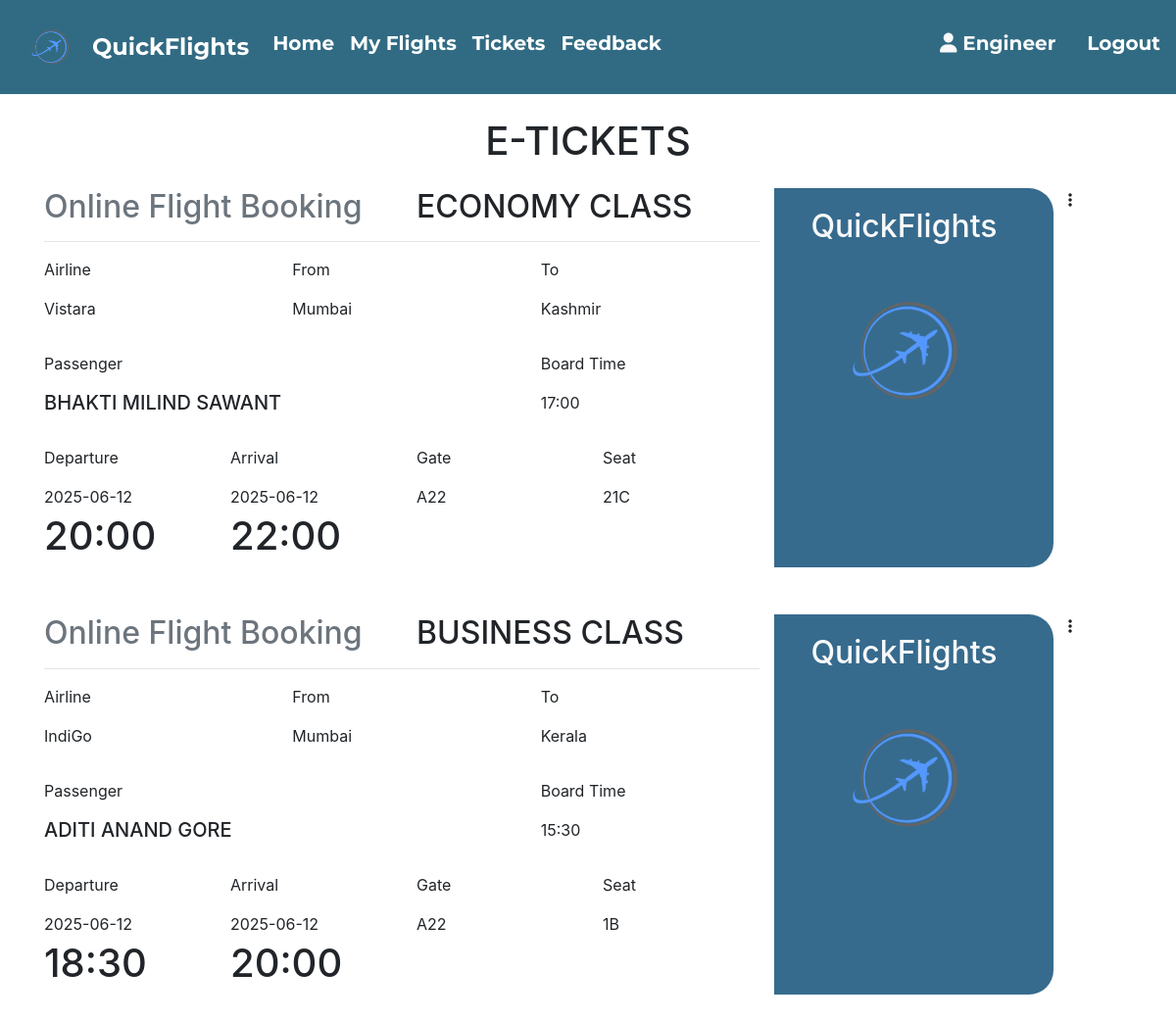
The page /ticket.php (signed in) on the database its author committed.
### tables this page shows
CREATE TABLE `ticket` (
  `ticket_id` int(11) NOT NULL,
  `passenger_id` int(11) NOT NULL,
  `flight_id` int(11) NOT NULL,
  `user_id` int(11) NOT NULL,
  `seat_no` varchar(10) NOT NULL,
  `cost` int(11) NOT NULL,
  `class` varchar(3) NOT NULL
);

CREATE TABLE `flight` (
  `flight_id` int(11) NOT NULL,
  `admin_id` int(11) NOT NULL,
  `arrivale` datetime NOT NULL,
  `departure` datetime NOT NULL,
  `Destination` varchar(20) NOT NULL,
  `source` varchar(20) NOT NULL,
  `airline` varchar(20) NOT NULL,
  `Seats` varchar(110) NOT NULL,
  `duration` varchar(20) NOT NULL,
  `Price` int(11) NOT NULL,
  `status` varchar(6) DEFAULT NULL,
  `issue` varchar(50) DEFAULT NULL,
  `last_seat` varchar(5) DEFAULT '',
  `bus_seats` int(11) DEFAULT 20,
  `last_bus_seat` varchar(5) DEFAULT ''
);

CREATE TABLE `passenger_profile` (
  `passenger_id` int(11) NOT NULL,
  `user_id` int(11) NOT NULL,
  `flight_id` int(11) NOT NULL,
  `mobile` int(25) NOT NULL,
  `dob` datetime NOT NULL,
  `f_name` varchar(20) DEFAULT NULL,
  `m_name` varchar(20) DEFAULT NULL,
  `l_name` varchar(20) DEFAULT NULL
);

### helpers/helper.php (called while the page is built)
<?php
function subview($file){
	$file = __DIR__.'/../sub-views/'.$file;
	include $file;
}

### ticket.php (the view, shortened to what this page needs)
<?php include_once 'helpers/helper.php'; ?>
<?php subview('header.php'); ?>
<main>
<?php
if (isset($_SESSION['userId'])) {
    require 'helpers/init_conn_db.php';
?>
<div class="container mb-5">
    <h1 class="text-center mt-4 mb-4">E-TICKETS</h1>
<?php
    $sql = 'SELECT * FROM Ticket WHERE user_id=?';
    $stmt = mysqli_stmt_init($conn);
    if (!mysqli_stmt_prepare($stmt, $sql)) {
        header('Location: ticket.php?error=sqlerror');
        exit();
    } else {
        mysqli_stmt_bind_param($stmt, 'i', $_SESSION['userId']);
        mysqli_stmt_execute($stmt);
        $result = mysqli_stmt_get_result($stmt);
        while ($ticket = mysqli_fetch_assoc($result)) {
            $sql_p = 'SELECT * FROM Passenger_profile WHERE passenger_id=?';
            $stmt_p = mysqli_stmt_init($conn);
            $passenger = null;
            if (mysqli_stmt_prepare($stmt_p, $sql_p)) {
                mysqli_stmt_bind_param($stmt_p, 'i', $ticket['passenger_id']);
                mysqli_stmt_execute($stmt_p);
                $result_p = mysqli_stmt_get_result($stmt_p);
                $passenger = mysqli_fetch_assoc($result_p);
            }
            $sql_f = 'SELECT * FROM Flight WHERE flight_id=?';
            $stmt_f = mysqli_stmt_init($conn);
            $flight = null;
            if (mysqli_stmt_prepare($stmt_f, $sql_f)) {
                mysqli_stmt_bind_param($stmt_f, 'i', $ticket['flight_id']);
                mysqli_stmt_execute($stmt_f);
                $result_f = mysqli_stmt_get_result($stmt_f);
                $flight = mysqli_fetch_assoc($result_f);
            }
            if (!$passenger || !$flight) {
                continue;
            }
            echo '<div class="row mb-5">';
            $date_dep = substr($flight['departure'], 0, 10);
            $time_dep = substr($flight['departure'], 10, 6);
            $date_arr = substr($flight['arrivale'], 0, 10);
            $time_arr = substr($flight['arrivale'], 10, 6);
            $class_txt = $ticket['class'] === 'E' ? 'ECONOMY' : 'BUSINESS';
            $departure_datetime = new DateTime($flight['departure']);
            $departure_datetime->sub(new DateInterval('PT3H'));
            $board_time = $departure_datetime->format('H:i');
            echo '
            <div class="col-8 out">
                <div class="row">
                    <div class="col"><h2 class="text-secondary mb-0 brand">Online Flight Booking</h2></div>
                    <div class="col"><h2 class="mb-0">'.$class_txt.' CLASS</h2></div>
                </div>
                <hr>
                <div class="row mb-3">
                    <div class="col-4"><p class="head">Airline</p><p class="txt">'.$flight['airline'].'</p></div>
                    <div class="col-4"><p class="head">From</p><p class="txt">'.$flight['source'].'</p></div>
                    <div class="col-4"><p class="head">To</p><p class="txt">'.$flight['Destination'].'</p></div>
                </div>
                <div class="row mb-3">
                    <div class="col-8">
                        <p class="head">Passenger</p>
                        <p class="h5 text-uppercase">'.htmlspecialchars($passenger['f_name'].' '.$passenger['m_name'].' '.$passenger['l_name']).'</p>
                    </div>
                    <div class="col-4"><p class="head">Board Time</p><p class="txt">'.$board_time.'</p></div>
                </div>
                <div class="row">
                    <div class="col-3"><p class="head">Departure</p><p class="txt mb-1">'.$date_dep.'</p><p class="h1">'.$time_dep.'</p></div>
                    <div class="col-3"><p class="head">Arrival</p><p class="txt mb-1">'.$date_arr.'</p><p class="h1">'.$time_arr.'</p></div>
                    <div class="col-3"><p class="head">Gate</p><p class="txt">A22</p></div>
                    <div class="col-3"><p class="head">Seat</p><p class="txt">'.$ticket['seat_no'].'</p></div>
                </div>
            </div>
            <div class="col-3 pl-0" style="background-color:#376b8d !important;
                padding:20px; border-top-right-radius: 25px; border-bottom-right-radius: 25px;">
                <div class="row"><div class="col"><h2 class="text-light text-center brand">QuickFlights</h2></div></div>
                <div class="row justify-content-center">
                    <div class="col-12">
                        <img src="assets/images/plane-logo.png" class="mx-auto d-block" height="200px" width="200px" alt="">
                    </div>
                </div>
            </div>
            <div class="col-1">
                <div class="dropdown">
                    <a class="text-reset text-decoration-none" href="#" id="dropdownMenuButton" data-toggle="dropdown" aria-haspopup="true" aria-expanded="false">
                        <i class="fa fa-ellipsis-v"></i>
                    </a>
                            <input type="hidden" name="ticket_id" value="'.$ticket['ticket_id'].'">
                            <input type="hidden" name="ticket_id" value="'.$ticket['ticket_id'].'">
                </div>
            </div>
        </div>';
        }
    }
}
?>
</div>
</main>
<?php subview('footer.php'); ?>

### sub-views/header.php (shortened to what this page needs)
<!doctype html>
<html lang="en">
<head>
    <link rel="stylesheet" href="https://stackpath.bootstrapcdn.com/font-awesome/4.7.0/css/font-awesome.min.css">
    <link rel="stylesheet" href="https://stackpath.bootstrapcdn.com/bootstrap/4.5.2/css/bootstrap.min.css">
</head>
<body>
    <nav class="navbar navbar-expand-lg navbar-dark navbar-custom">
                <a class="navbar-brand d-flex align-items-center" href="index.php">
    <img src="assets/images/plane-logo.png" alt="Logo" width="70" height="70" class="mr-2">
    <h4 class="mb-0 text-white font-weight-bold" style="font-family: 'Montserrat', sans-serif;">QuickFlights</h4>
</a>
        <div class="collapse navbar-collapse" id="navbarSupportedContent">
            <ul class="navbar-nav mr-auto">
                <li class="nav-item">
                    <a class="nav-link" href="index.php">
                        <h5>Home</h5>
                    </a>
                </li>
                <?php if(isset($_SESSION['userId'])) { ?>
                <li class="nav-item">
                    <a class="nav-link" href="my_flights.php">
                        <h5>My Flights</h5>
                    </a>
                </li>
                <li class="nav-item">
                    <a class="nav-link" href="ticket.php">
                        <h5>Tickets</h5>
                    </a>
                </li>
                <?php } ?>
                <li class="nav-item">
                    <a class="nav-link" href="feedback.php">
                        <h5>Feedback</h5>
                    </a>
                </li>
            </ul>
            <?php
            if(isset($_SESSION['userId'])) {
                echo '
                <ul class="nav navbar-nav navbar-right">
                    <li class="nav-item mr-3">
                        <h5 class="text-light">
                            <i class="ml-1 fa fa-user text-light"></i>
                            '.$_SESSION['userUid'].'
                        </h5>
                    </li>
                    <li class="nav-item ml-3">
                        <form action="includes/logout.inc.php" class="logout_form" method="POST">
                            <button class="astext" type="submit">
                                <h5>Logout</h5>
                            </button>
                        </form>
                    </li>
                </ul>';
            }
            ?>
        </div>
    </nav>
</body>
</html>

### sub-views/footer.php (shortened to what this page needs)
  </body>
</html>

### sub-views/header.php (style rules this page uses)
.astext { background: none; border: none; margin: 0; padding: 0; cursor: pointer; }
h5 { color: white; font-weight: bold; font-size: 20px; font-family: 'Montserrat', sans-serif; }
.navbar-custom { background-color: #316b83; }

### rows shown on the page
ticket: class "ECONOMY", flight.airline "Vistara", flight.source "Mumbai", flight.Destination "Kashmir", passenger.l_name "BHAKTI MILIND SAWANT", flight.departure "17:00", flight.departure "2025-06-12", flight.departure "20:00", flight.arrivale "2025-06-12", flight.arrivale "22:00", seat_no "21C"
ticket: class "BUSINESS", flight.airline "IndiGo", flight.source "Mumbai", flight.Destination "Kerala", passenger.l_name "ADITI ANAND GORE", flight.departure "15:30", flight.departure "2025-06-12", flight.departure "18:30", flight.arrivale "2025-06-12", flight.arrivale "20:00", seat_no "1B"

### other values the page prints
$_SESSION['userUid'] "Engineer"
